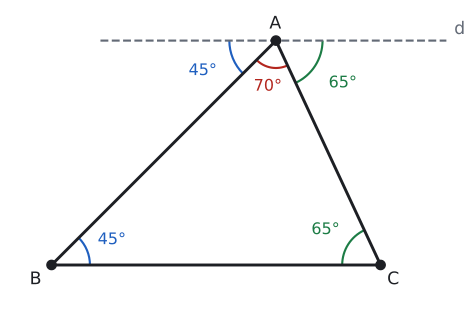

Write the Python code that produced this figure.
import sys; sys.path.insert(0, "tools")
from cizim import *

# ABC üçgeni: m(A)=70, m(B)=45, m(C)=65. A'dan BC'ye paralel d doğrusu.
B = np.array([0.0, 0.0]); C = np.array([6.0, 0.0])
tB, tC = np.radians(45), np.radians(65)
# A: B'den 45°, C'den 180-65 yönünde
t = 6 * np.sin(tC) / np.sin(np.radians(70))
A = B + t * np.array([np.cos(tB), np.sin(tB)])

fig, ax = sekil(6, 4)
ax.set_aspect("equal"); ax.axis("off")
ax.plot(*zip(B, C, A, B), color=YAZI)
ax.plot([A[0] - 3.2, A[0] + 3.2], [A[1], A[1]], color=SOLUK, lw=1.6, ls="--")
ax.text(A[0] + 3.25, A[1] + 0.12, "d", color=SOLUK)
nokta(ax, *A, "A", dx=-0.12, dy=0.22); nokta(ax, *B, "B", dx=-0.4, dy=-0.35); nokta(ax, *C, "C", dx=0.12, dy=-0.35)
aci(ax, B, C, A, r=0.7, ad="45°", renk=MAVI)
aci(ax, C, A, B, r=0.7, ad="65°", renk=YESIL)
aci(ax, A, B, C, r=0.5, ad="70°", renk=KIRMIZI)
# d üzerindeki iç ters açılar
aci(ax, A, A + np.array([-1, 0]), B, r=0.85, ad="45°", renk=MAVI)
aci(ax, A, C, A + np.array([1, 0]), r=0.85, ad="65°", renk=YESIL)
ax.set_xlim(-0.8, 7.2); ax.set_ylim(-0.7, A[1] + 0.6)
kaydet(fig, __file__)
